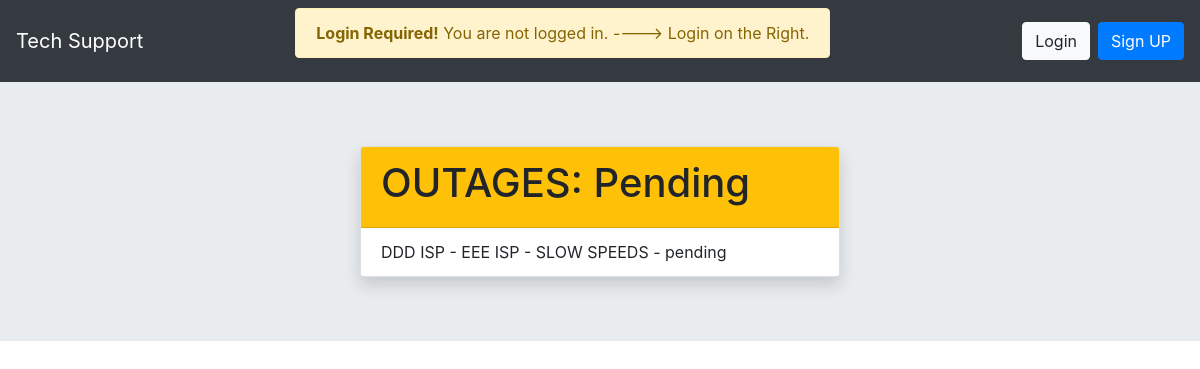
The page /outages/pending/ on the database its author committed.
### outages/models.py (models this page shows, shortened)
class Outage(models.Model):
    LEVELS = (
        ('L', 'Low'),
        ('M', 'Medium'),
        ('H', 'High'),
    )
    STATUS = (
        ('pending', 'P'),
        ('active', 'A'),
        ('resolved', 'R'),
        ('closed', 'C'),  # Close 72 hours after resolved
    )
    slug = models.SlugField(default='', editable=False, max_length=100)
    status = models.CharField(max_length=10, choices=STATUS, default='pending',
                              help_text='Update the Status to Closed after 72 hours')
    isp_provider = models.CharField(max_length=45, default='Bell')
    issue_type = models.CharField(max_length=45, default='No Sync')
    service_area = models.CharField(max_length=45, default="Location in Splunk")
    ccp_account_reference = models.CharField(blank=True, max_length=60, default='101444777')
    start_time = models.DateTimeField(blank=True, auto_now_add=False, auto_now=False, default=timezone.now,
                                      help_text="Use EST Timezone")
    etr = models.CharField(blank=True, max_length=60, default="NO ETR")
    ticket_number = models.CharField(blank=True, max_length=20, default='BR number')
    impact_level = models.CharField(blank=True, max_length=1, choices=LEVELS, default='L')
    notes = models.TextField(blank=True, max_length=150, default='none')
    class Meta:
        ordering = ['status']
        """
        Resolved date with be based on the ISP time of repair.
        Updating the status to Resolved will create a Closed ON date.
        """

### outages/views.py (the view)
# urls.py: path('pending/', views.OutagePendingListView.as_view(), name='pending'),
class OutagePendingListView(ListView):
    model = Outage
    context_object_name = 'outages_pending'
    template_name = 'outages/outage_pendinglist.html'
    def get_queryset(self):
        return Outage.objects.filter(status='pending')

### outages/templates/outages/outage_pendinglist.html (shortened to what this page needs)
{% extends '_layouts/main_layout.html' %}
{% block content %}
    <div class="card shadow mx-auto" style="width: 30rem;">
      <div class="card-header text-black bg-warning">
        <h1 style="bold">OUTAGES: Pending</h1>
      </div>
      <ul class="list-group list-group-flush">
        {% for outage in outages_pending %}
            <li class="list-group-item">{{ outage.isp_provider }} - {{ outage.service_area }} - {{ outage.issue_type }} - {{ outage.status }}</li>
        {% endfor %}
      </ul>
    </div>
{% endblock %}

### rows shown on the page
Outage: isp_provider "DDD ISP", service_area "EEE ISP", issue_type "SLOW SPEEDS", status "pending"
